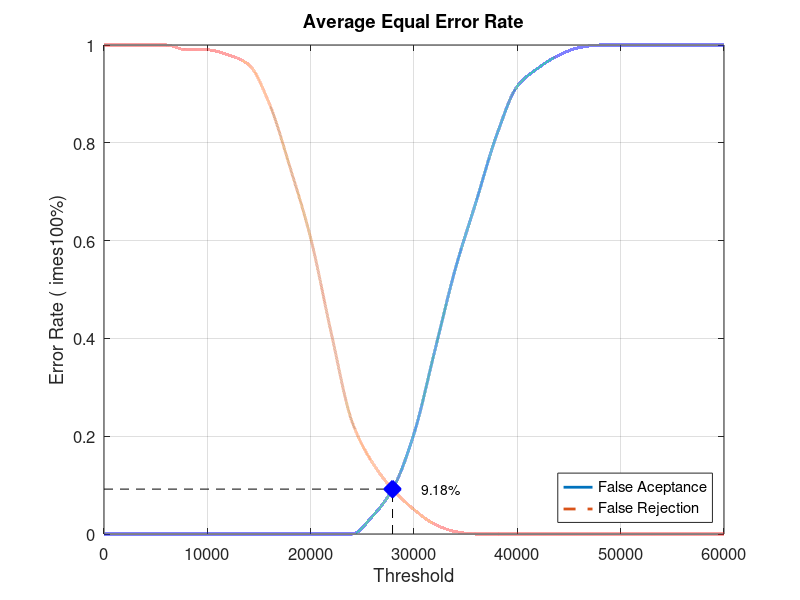
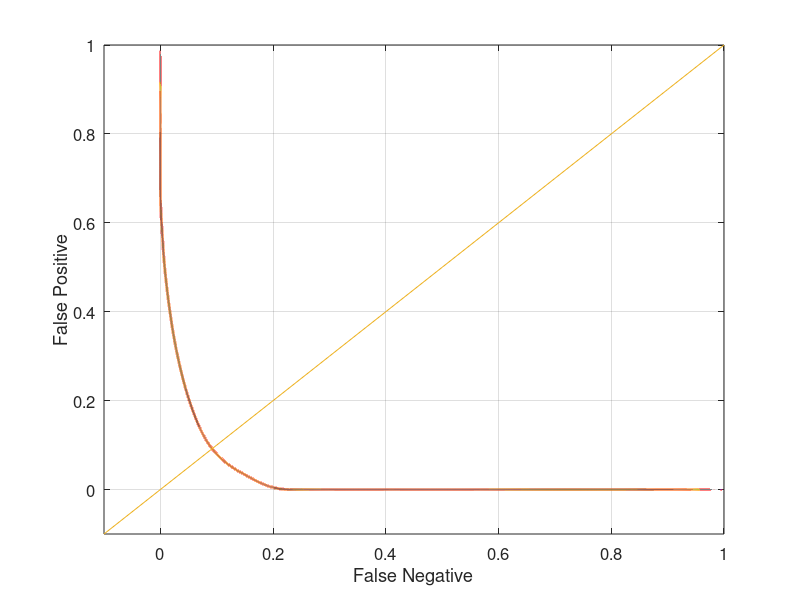

Recreate these plots in MATLAB, in order.
close all;
clear;
clc;
x = 0:2000:60000;
xq = 0:0.5:60000;

y0 = [0 0 0 0 0 0 0 0 0 0 0 0 0 0.0368421 0.0947368 0.205263 0.373684 0.542105 0.678947 0.815789 0.915789 0.952632 0.978947 0.994737 1 1 1 1 1 1 1]
yy0 = interp1(x, y0, xq, 'pchip');
y1 = [1 1 1 1 0.99 0.99 0.98 0.96 0.88 0.75 0.605 0.41 0.23 0.145 0.09 0.05 0.02 0.005 0 0 0 0 0 0 0 0 0 0 0 0 0]
yy1 = interp1(x, y1, xq, 'pchip');

% Calculating EER: 
y2 = abs(y0 - y1);
find(y2 == min(y2))
yy2 = abs(yy0 - yy1);
xEER = find(yy2 == min(yy2));
xEERIndex = xq(xEER) % X-axis EER
yEER = yy0(xEER) % Y-axis EER

main = figure
plot(xq, yy0,'-','LineWidth', 2);	hold on
plot(xq, yy1,'--','LineWidth', 2);	hold on
plot([xEERIndex xEERIndex], [0 yEER], 'k--');	hold on
plot([0 xEERIndex], [yEER yEER], 'k--');	hold on
plot(xEERIndex, yEER, 'bx', 'LineWidth', 10);	hold on
text(xEERIndex + 10 * xEERIndex / 100, yEER, [num2str(round((10000 * yEER)) / 100) '%'])
legend('False Aceptance', 'False Rejection', 'Location', 'SouthEast')
xlabel('Threshold')
ylabel('Error Rate (	imes100%)')
title('Average Equal Error Rate')
set(gca, 'FontSize', 12)
axis([0 60000 0 1])
grid on

print(main, 'Database1_4Main', '-dpng');
FNRxFPR = figure('Color', [1 1 1]);
plot(yy1, yy0, '-', yy1, yy0, 'LineWidth', 2);
hold on
y = -0.1:0.1:1
plot(y, y); 
set(gca, 'FontSize', 12)
xlabel('False Negative')
ylabel('False Positive')
axis([-0.1 1 -0.1 1])
set(gca, 'FontSize', 12)
grid on

print(FNRxFPR, 'Database1_4FNRxFPR','-dpng');
